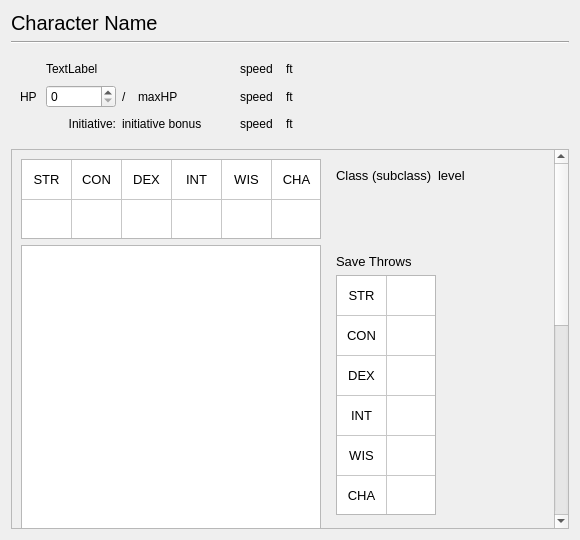
<?xml version="1.0" encoding="UTF-8"?>
<ui version="4.0">
 <class>QDndCharacterWidget</class>
 <widget class="QWidget" name="QDndCharacterWidget">
  <property name="enabled">
   <bool>true</bool>
  </property>
  <property name="geometry">
   <rect>
    <x>0</x>
    <y>0</y>
    <width>580</width>
    <height>540</height>
   </rect>
  </property>
  <property name="sizePolicy">
   <sizepolicy hsizetype="Fixed" vsizetype="Fixed">
    <horstretch>0</horstretch>
    <verstretch>0</verstretch>
   </sizepolicy>
  </property>
  <property name="windowTitle">
   <string>QDndCharacterWidget</string>
  </property>
  <layout class="QVBoxLayout" name="verticalLayout">
   <item>
    <widget class="QLabel" name="label">
     <property name="font">
      <font>
       <pointsize>15</pointsize>
      </font>
     </property>
     <property name="text">
      <string>Character Name</string>
     </property>
    </widget>
   </item>
   <item>
    <widget class="Line" name="line">
     <property name="orientation">
      <enum>Qt::Horizontal</enum>
     </property>
    </widget>
   </item>
   <item>
    <widget class="QWidget" name="widget" native="true">
     <layout class="QGridLayout" name="gridLayout">
      <item row="0" column="5">
       <widget class="QLabel" name="runSpeedLabel">
        <property name="maximumSize">
         <size>
          <width>40</width>
          <height>16777215</height>
         </size>
        </property>
        <property name="text">
         <string>speed</string>
        </property>
       </widget>
      </item>
      <item row="1" column="5">
       <widget class="QLabel" name="swimSpeedLabel">
        <property name="maximumSize">
         <size>
          <width>40</width>
          <height>16777215</height>
         </size>
        </property>
        <property name="text">
         <string>speed</string>
        </property>
       </widget>
      </item>
      <item row="0" column="4">
       <widget class="QLabel" name="runIcon">
        <property name="minimumSize">
         <size>
          <width>20</width>
          <height>20</height>
         </size>
        </property>
        <property name="maximumSize">
         <size>
          <width>20</width>
          <height>20</height>
         </size>
        </property>
        <property name="text">
         <string/>
        </property>
        <property name="pixmap">
         <pixmap resource="static/app_resources.qrc">:/charSheet/run.svg</pixmap>
        </property>
        <property name="scaledContents">
         <bool>true</bool>
        </property>
       </widget>
      </item>
      <item row="0" column="1" colspan="2">
       <widget class="QLabel" name="acLabel">
        <property name="minimumSize">
         <size>
          <width>0</width>
          <height>20</height>
         </size>
        </property>
        <property name="maximumSize">
         <size>
          <width>16777215</width>
          <height>20</height>
         </size>
        </property>
        <property name="text">
         <string>TextLabel</string>
        </property>
       </widget>
      </item>
      <item row="1" column="6">
       <widget class="QLabel" name="label_8">
        <property name="text">
         <string>ft</string>
        </property>
       </widget>
      </item>
      <item row="0" column="0">
       <widget class="QLabel" name="shieldIcon">
        <property name="minimumSize">
         <size>
          <width>20</width>
          <height>20</height>
         </size>
        </property>
        <property name="maximumSize">
         <size>
          <width>20</width>
          <height>20</height>
         </size>
        </property>
        <property name="text">
         <string/>
        </property>
        <property name="pixmap">
         <pixmap resource="static/app_resources.qrc">:/shield.svg</pixmap>
        </property>
        <property name="scaledContents">
         <bool>true</bool>
        </property>
       </widget>
      </item>
      <item row="1" column="1">
       <widget class="QSpinBox" name="hpSpinBox">
        <property name="minimumSize">
         <size>
          <width>0</width>
          <height>20</height>
         </size>
        </property>
        <property name="maximumSize">
         <size>
          <width>70</width>
          <height>16777215</height>
         </size>
        </property>
       </widget>
      </item>
      <item row="1" column="4">
       <widget class="QLabel" name="swimIcon">
        <property name="minimumSize">
         <size>
          <width>20</width>
          <height>20</height>
         </size>
        </property>
        <property name="maximumSize">
         <size>
          <width>20</width>
          <height>20</height>
         </size>
        </property>
        <property name="text">
         <string/>
        </property>
        <property name="pixmap">
         <pixmap resource="static/app_resources.qrc">:/charSheet/swim.svg</pixmap>
        </property>
        <property name="scaledContents">
         <bool>true</bool>
        </property>
       </widget>
      </item>
      <item row="1" column="3">
       <widget class="QLabel" name="maxHpLabel">
        <property name="maximumSize">
         <size>
          <width>70</width>
          <height>16777215</height>
         </size>
        </property>
        <property name="text">
         <string>maxHP</string>
        </property>
       </widget>
      </item>
      <item row="1" column="2">
       <widget class="QLabel" name="label_4">
        <property name="maximumSize">
         <size>
          <width>10</width>
          <height>16777215</height>
         </size>
        </property>
        <property name="text">
         <string>/</string>
        </property>
       </widget>
      </item>
      <item row="1" column="0">
       <widget class="QLabel" name="hpLabelHeader">
        <property name="minimumSize">
         <size>
          <width>20</width>
          <height>20</height>
         </size>
        </property>
        <property name="text">
         <string>HP</string>
        </property>
       </widget>
      </item>
      <item row="0" column="6">
       <widget class="QLabel" name="label_3">
        <property name="text">
         <string>ft</string>
        </property>
       </widget>
      </item>
      <item row="2" column="0" colspan="2">
       <widget class="QLabel" name="label_9">
        <property name="layoutDirection">
         <enum>Qt::LeftToRight</enum>
        </property>
        <property name="text">
         <string>Initiative:</string>
        </property>
        <property name="alignment">
         <set>Qt::AlignRight|Qt::AlignTrailing|Qt::AlignVCenter</set>
        </property>
       </widget>
      </item>
      <item row="2" column="4">
       <widget class="QLabel" name="wingIcon">
        <property name="minimumSize">
         <size>
          <width>20</width>
          <height>20</height>
         </size>
        </property>
        <property name="maximumSize">
         <size>
          <width>20</width>
          <height>20</height>
         </size>
        </property>
        <property name="text">
         <string/>
        </property>
        <property name="pixmap">
         <pixmap resource="static/app_resources.qrc">:/charSheet/wing.svg</pixmap>
        </property>
        <property name="scaledContents">
         <bool>true</bool>
        </property>
       </widget>
      </item>
      <item row="2" column="5">
       <widget class="QLabel" name="flySpeedLabel">
        <property name="maximumSize">
         <size>
          <width>40</width>
          <height>16777215</height>
         </size>
        </property>
        <property name="text">
         <string>speed</string>
        </property>
       </widget>
      </item>
      <item row="2" column="6">
       <widget class="QLabel" name="label_13">
        <property name="text">
         <string>ft</string>
        </property>
       </widget>
      </item>
      <item row="2" column="2" colspan="2">
       <widget class="QLabel" name="initiativeLabel">
        <property name="text">
         <string>initiative bonus</string>
        </property>
       </widget>
      </item>
     </layout>
    </widget>
   </item>
   <item>
    <widget class="QScrollArea" name="scrollArea">
     <property name="font">
      <font>
       <pointsize>1</pointsize>
      </font>
     </property>
     <property name="verticalScrollBarPolicy">
      <enum>Qt::ScrollBarAlwaysOn</enum>
     </property>
     <property name="horizontalScrollBarPolicy">
      <enum>Qt::ScrollBarAlwaysOff</enum>
     </property>
     <property name="widgetResizable">
      <bool>true</bool>
     </property>
     <widget class="QWidget" name="scrollAreaWidgetContents">
      <property name="geometry">
       <rect>
        <x>0</x>
        <y>0</y>
        <width>546</width>
        <height>818</height>
       </rect>
      </property>
      <layout class="QGridLayout" name="gridLayout_3">
       <item row="0" column="1">
        <widget class="QWidget" name="classWidget" native="true">
         <property name="maximumSize">
          <size>
           <width>16777215</width>
           <height>80</height>
          </size>
         </property>
         <layout class="QFormLayout" name="formLayout">
          <item row="0" column="0">
           <widget class="QLabel" name="classLabel">
            <property name="font">
             <font>
              <pointsize>10</pointsize>
             </font>
            </property>
            <property name="text">
             <string>Class (subclass)</string>
            </property>
           </widget>
          </item>
          <item row="0" column="1">
           <widget class="QLabel" name="levelLabel">
            <property name="font">
             <font>
              <pointsize>10</pointsize>
             </font>
            </property>
            <property name="text">
             <string>level</string>
            </property>
           </widget>
          </item>
         </layout>
        </widget>
       </item>
       <item row="2" column="0" colspan="2">
        <widget class="QWidget" name="notesWidget" native="true">
         <layout class="QVBoxLayout" name="verticalLayout_2">
          <item>
           <widget class="QWidget" name="abilityWidget" native="true">
            <layout class="QFormLayout" name="formLayout_2">
             <item row="0" column="0">
              <widget class="QLabel" name="label_5">
               <property name="font">
                <font>
                 <pointsize>10</pointsize>
                 <weight>75</weight>
                 <bold>true</bold>
                </font>
               </property>
               <property name="text">
                <string>TextLabel</string>
               </property>
              </widget>
             </item>
             <item row="0" column="1">
              <widget class="QLabel" name="label_6">
               <property name="font">
                <font>
                 <pointsize>10</pointsize>
                </font>
               </property>
               <property name="text">
                <string>TextLabel</string>
               </property>
              </widget>
             </item>
            </layout>
           </widget>
          </item>
          <item>
           <widget class="QPlainTextEdit" name="notesTextEdit">
            <property name="minimumSize">
             <size>
              <width>0</width>
              <height>250</height>
             </size>
            </property>
            <property name="font">
             <font>
              <pointsize>10</pointsize>
             </font>
            </property>
            <property name="readOnly">
             <bool>true</bool>
            </property>
           </widget>
          </item>
         </layout>
        </widget>
       </item>
       <item row="0" column="0">
        <widget class="QTableWidget" name="statsTableWidget">
         <property name="sizePolicy">
          <sizepolicy hsizetype="Minimum" vsizetype="Minimum">
           <horstretch>0</horstretch>
           <verstretch>0</verstretch>
          </sizepolicy>
         </property>
         <property name="minimumSize">
          <size>
           <width>300</width>
           <height>80</height>
          </size>
         </property>
         <property name="maximumSize">
          <size>
           <width>300</width>
           <height>80</height>
          </size>
         </property>
         <property name="font">
          <font>
           <pointsize>10</pointsize>
          </font>
         </property>
         <property name="verticalScrollBarPolicy">
          <enum>Qt::ScrollBarAlwaysOff</enum>
         </property>
         <property name="horizontalScrollBarPolicy">
          <enum>Qt::ScrollBarAlwaysOff</enum>
         </property>
         <property name="autoScroll">
          <bool>false</bool>
         </property>
         <property name="editTriggers">
          <set>QAbstractItemView::NoEditTriggers</set>
         </property>
         <property name="alternatingRowColors">
          <bool>false</bool>
         </property>
         <property name="selectionMode">
          <enum>QAbstractItemView::NoSelection</enum>
         </property>
         <property name="textElideMode">
          <enum>Qt::ElideLeft</enum>
         </property>
         <property name="cornerButtonEnabled">
          <bool>false</bool>
         </property>
         <property name="rowCount">
          <number>2</number>
         </property>
         <property name="columnCount">
          <number>6</number>
         </property>
         <attribute name="horizontalHeaderVisible">
          <bool>false</bool>
         </attribute>
         <attribute name="horizontalHeaderMinimumSectionSize">
          <number>40</number>
         </attribute>
         <attribute name="horizontalHeaderDefaultSectionSize">
          <number>50</number>
         </attribute>
         <attribute name="verticalHeaderVisible">
          <bool>false</bool>
         </attribute>
         <attribute name="verticalHeaderMinimumSectionSize">
          <number>40</number>
         </attribute>
         <attribute name="verticalHeaderDefaultSectionSize">
          <number>40</number>
         </attribute>
         <row/>
         <row/>
         <column/>
         <column/>
         <column/>
         <column/>
         <column/>
         <column/>
         <item row="0" column="0">
          <property name="text">
           <string>STR</string>
          </property>
          <property name="textAlignment">
           <set>AlignCenter</set>
          </property>
         </item>
         <item row="0" column="1">
          <property name="text">
           <string>CON</string>
          </property>
          <property name="textAlignment">
           <set>AlignCenter</set>
          </property>
         </item>
         <item row="0" column="2">
          <property name="text">
           <string>DEX</string>
          </property>
          <property name="textAlignment">
           <set>AlignCenter</set>
          </property>
         </item>
         <item row="0" column="3">
          <property name="text">
           <string>INT</string>
          </property>
          <property name="textAlignment">
           <set>AlignCenter</set>
          </property>
         </item>
         <item row="0" column="4">
          <property name="text">
           <string>WIS</string>
          </property>
          <property name="textAlignment">
           <set>AlignCenter</set>
          </property>
         </item>
         <item row="0" column="5">
          <property name="text">
           <string>CHA</string>
          </property>
          <property name="textAlignment">
           <set>AlignCenter</set>
          </property>
         </item>
        </widget>
       </item>
       <item row="1" column="1">
        <widget class="QWidget" name="widget_2" native="true">
         <property name="minimumSize">
          <size>
           <width>0</width>
           <height>400</height>
          </size>
         </property>
         <layout class="QVBoxLayout" name="verticalLayout_3">
          <item>
           <widget class="QLabel" name="label_2">
            <property name="sizePolicy">
             <sizepolicy hsizetype="Minimum" vsizetype="Preferred">
              <horstretch>0</horstretch>
              <verstretch>0</verstretch>
             </sizepolicy>
            </property>
            <property name="font">
             <font>
              <pointsize>10</pointsize>
             </font>
            </property>
            <property name="text">
             <string>Save Throws</string>
            </property>
           </widget>
          </item>
          <item>
           <widget class="QTableWidget" name="saveThrowsTableWidget">
            <property name="minimumSize">
             <size>
              <width>100</width>
              <height>240</height>
             </size>
            </property>
            <property name="maximumSize">
             <size>
              <width>100</width>
              <height>240</height>
             </size>
            </property>
            <property name="font">
             <font>
              <pointsize>10</pointsize>
             </font>
            </property>
            <property name="verticalScrollBarPolicy">
             <enum>Qt::ScrollBarAlwaysOff</enum>
            </property>
            <property name="horizontalScrollBarPolicy">
             <enum>Qt::ScrollBarAlwaysOff</enum>
            </property>
            <property name="editTriggers">
             <set>QAbstractItemView::NoEditTriggers</set>
            </property>
            <property name="selectionMode">
             <enum>QAbstractItemView::NoSelection</enum>
            </property>
            <property name="rowCount">
             <number>6</number>
            </property>
            <property name="columnCount">
             <number>2</number>
            </property>
            <attribute name="horizontalHeaderVisible">
             <bool>false</bool>
            </attribute>
            <attribute name="horizontalHeaderDefaultSectionSize">
             <number>50</number>
            </attribute>
            <attribute name="verticalHeaderVisible">
             <bool>false</bool>
            </attribute>
            <attribute name="verticalHeaderDefaultSectionSize">
             <number>40</number>
            </attribute>
            <row/>
            <row/>
            <row/>
            <row/>
            <row/>
            <row/>
            <column/>
            <column/>
            <item row="0" column="0">
             <property name="text">
              <string>STR</string>
             </property>
             <property name="textAlignment">
              <set>AlignCenter</set>
             </property>
            </item>
            <item row="1" column="0">
             <property name="text">
              <string>CON</string>
             </property>
             <property name="textAlignment">
              <set>AlignCenter</set>
             </property>
            </item>
            <item row="2" column="0">
             <property name="text">
              <string>DEX</string>
             </property>
             <property name="textAlignment">
              <set>AlignCenter</set>
             </property>
            </item>
            <item row="3" column="0">
             <property name="text">
              <string>INT</string>
             </property>
             <property name="textAlignment">
              <set>AlignCenter</set>
             </property>
            </item>
            <item row="4" column="0">
             <property name="text">
              <string>WIS</string>
             </property>
             <property name="textAlignment">
              <set>AlignCenter</set>
             </property>
            </item>
            <item row="5" column="0">
             <property name="text">
              <string>CHA</string>
             </property>
             <property name="textAlignment">
              <set>AlignCenter</set>
             </property>
            </item>
           </widget>
          </item>
          <item>
           <spacer name="verticalSpacer">
            <property name="orientation">
             <enum>Qt::Vertical</enum>
            </property>
            <property name="sizeHint" stdset="0">
             <size>
              <width>20</width>
              <height>40</height>
             </size>
            </property>
           </spacer>
          </item>
         </layout>
        </widget>
       </item>
       <item row="1" column="0">
        <widget class="QTableView" name="skillsTableView">
         <property name="sizePolicy">
          <sizepolicy hsizetype="Minimum" vsizetype="Minimum">
           <horstretch>0</horstretch>
           <verstretch>0</verstretch>
          </sizepolicy>
         </property>
         <property name="minimumSize">
          <size>
           <width>0</width>
           <height>400</height>
          </size>
         </property>
        </widget>
       </item>
      </layout>
     </widget>
    </widget>
   </item>
  </layout>
 </widget>
 <resources>
  <include location="static/app_resources.qrc"/>
 </resources>
 <connections/>
</ui>
